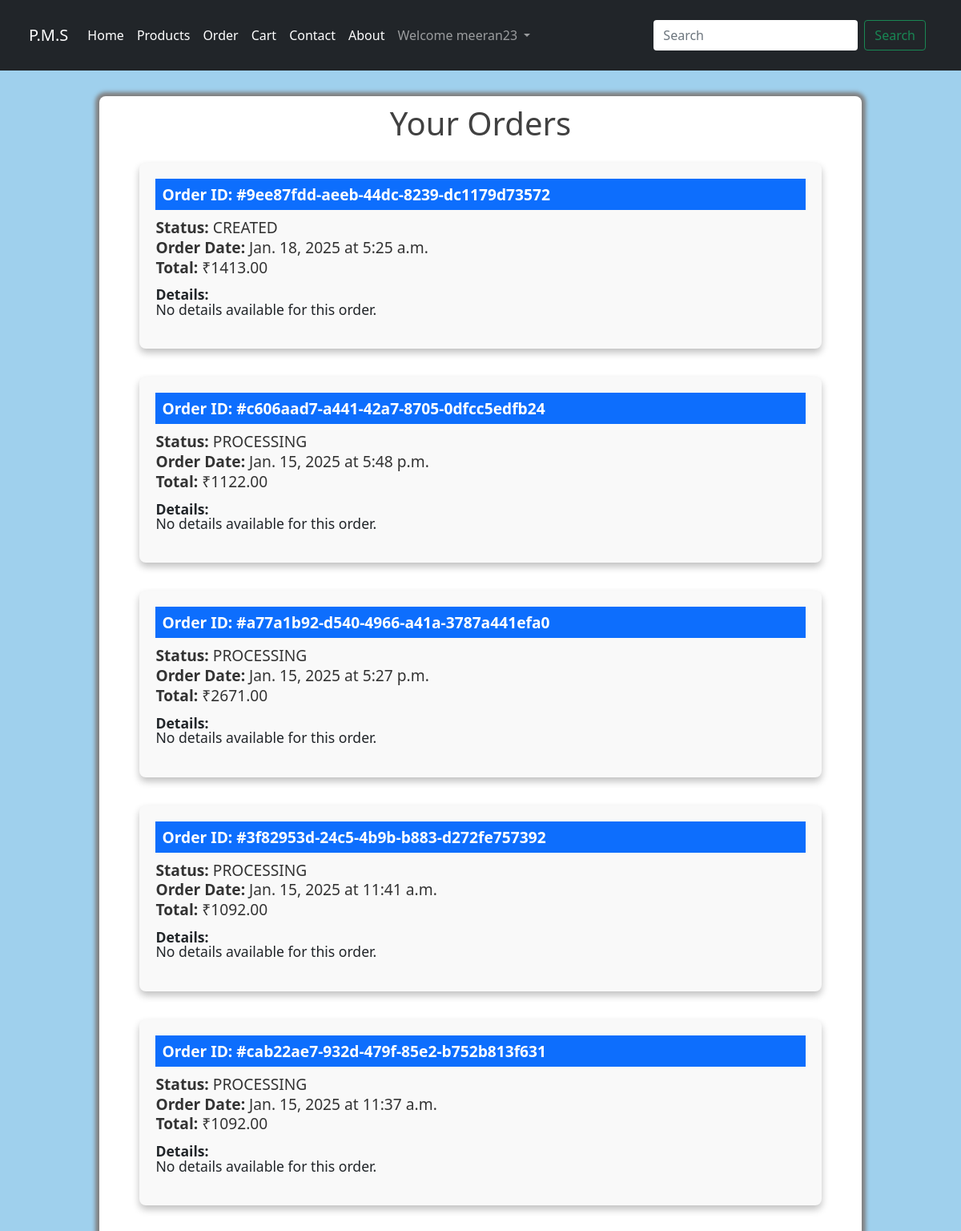
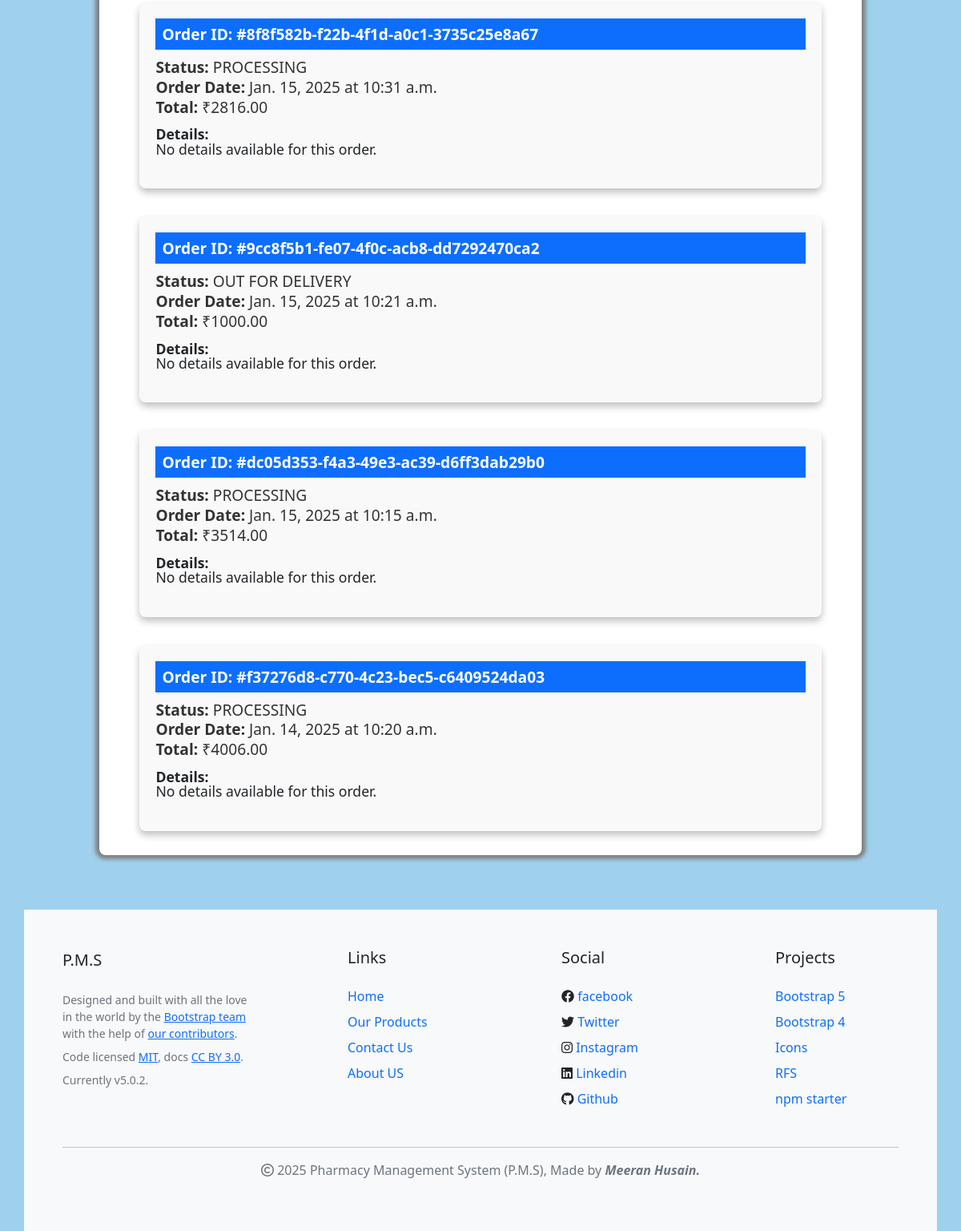
The app's page /orders/orders/ (signed in) with its own data (2 pictures, top to bottom).
### orders/models.py (models this page shows, shortened)
class Order(models.Model):
    order_uuid = models.UUIDField(default=uuid.uuid4,editable=False,unique=True)
    user = models.ForeignKey(User,on_delete=models.CASCADE)
    customer = models.ForeignKey(Customer,on_delete=models.CASCADE,null=True, blank=True)
    status = models.CharField(choices=STATUS_CHOICE,default='PENDING',max_length=20)
    order_on = models.DateField(auto_now_add=True)
    order_time = models.TimeField(default=now)  # Use timezone.now to capture current time
    last_update = models.DateTimeField(auto_now=True)
    total = models.DecimalField(max_digits=12,decimal_places=2)
    shipping_address = models.ForeignKey(Address,on_delete=models.CASCADE,blank=True)
    shipping_charges = models.CharField(choices=DELIVERY_TYPE,default='STD',max_length=3)
    class Meta:
        ordering = ["total"]

### orders/views.py (the view)
# urls.py: path('orders/',views.user_orders,name='orders')
@login_required
def user_orders(request):
    orders = Order.objects.filter(user=request.user).order_by('-order_on','-order_time')
    context = {
        'orders': orders
    }
    return render(request, 'order/order.html', context)

### orders/templates/order/order.html (shortened to what this page needs)
{% extends 'base.html' %}
{% load static %}
{% block body %}
<head>
</head>
<div class="order-page-container">
  <div class="order-container">
    <div class="order-box mt-5 ">
      <h2>Your Orders</h2>
      {% if orders %}
        <div class="orders-list">
          {% for order in orders %}
            <div class="order-card">
              <h3 class="p-2 bg-primary text-white">Order ID: #{{ order.order_uuid }}</h3>
              <p style="margin-bottom: -4px;"><span class="fw-bold">Status: </span>{{ order.get_status_display }}</p>
              <p style="margin-bottom: -4px;"><span class="fw-bold">Order Date: </span>{{ order.order_on }} at {{ order.order_time }}</p>
              <p style="margin-bottom: 6px;"><span class="fw-bold">Total: </span>₹{{ order.total }}</p>
              <ul>
                <li style="margin-bottom: -8px;"><span class="fw-bold">Details:</span></li>
                {% for detail in order.orderdetails_set.all %}
                  <li style="margin-bottom: -5px;" class="fw-normal">{{ detail.product.name }} - {{ detail.quantity }} × ₹{{ detail.price }}</li>
                {% empty %}
                  <li>No details available for this order.</li>
                {% endfor %}
              </ul>
            </div>
          {% endfor %}
        </div>
      {% else %}
        <h1 style="font-size: 2rem;text-align: center;">You have no orders yet.</h1>
      {% endif %}
    </div>
  </div>
</div>
{% endblock %}

### templates/base.html (shortened to what this page needs)
{% load static %}
<!DOCTYPE html>
<html lang="en">
  <head>
    <link
      href="https://cdn.jsdelivr.net/npm/bootstrap@5.0.2/dist/css/bootstrap.min.css"
      rel="stylesheet"
    />
    <link rel="stylesheet" href="{% static 'css/style.css' %}" />
    <link
      rel="stylesheet"
      href="https://cdnjs.cloudflare.com/ajax/libs/font-awesome/6.1.1/css/all.min.css"
    />
  </head>
  <body>
    <nav class="navbar navbar-expand-lg navbar-dark bg-dark p-4">
      <div class="container-fluid">
        <a class="navbar-brand" href="/">P.M.S</a>
        <div class="collapse navbar-collapse" id="navbarSupportedContent">
          <ul class="navbar-nav me-auto mb-2 mb-lg-0">
            <li class="nav-item">
              <a class="nav-link active" aria-current="page" href="/">Home</a>
            </li>
            <li class="nav-item">
              <a class="nav-link active" aria-current="page" href="{% url 'all_products' %}"
                >Products</a
              >
            </li>
            <li class="nav-item">
              <a class="nav-link active" aria-current="page" href="{% url 'orders' %}"
                >Order</a
              >
            </li>
            <li class="nav-item">
              <a class="nav-link active" aria-current="page" href="/carts/cart/"
                >Cart</a
              >
            </li>
            <li class="nav-item">
              <a class="nav-link active" href="{% url 'contact' %}">Contact</a>
            </li>
            <li class="nav-item">
              <a class="nav-link active" href="{% url 'about' %}">About</a>
            </li>
            {% if request.user.is_authenticated %}
            <li class="nav-item dropdown">
              <a
                class="nav-link dropdown-toggle"
                href="#"
                id="navbarDropdown"
                role="button"
                data-bs-toggle="dropdown"
                aria-expanded="false"
              >
                Welcome {{ user.username }}
              </a>
            </li>
            {% endif %}
          </ul>
          <form action="{% url 'search_product' %}" method="get" class="d-flex">
            <input type="text" name="q" class="form-control border-0" placeholder="Search" value="{{ query|default:'' }}">
            <button class="btn btn-outline-success mx-2" type="submit">
              Search
            </button>
          </form>
        </div>
      </div>
    </nav>
    {% block body %}
    {% endblock body %}
    <br /><br />
    <div class="container py-5 bg-light p-5">
      <div class="row">
        <div class="col-lg-3 mb-3">
          <a
            class="d-inline-flex align-items-center mb-4 link-dark text-decoration-none"
            href="/"
            aria-label="Bootstrap"
          >
            <span class="fs-5">P.M.S</span>
          </a>
          <ul class="list-unstyled small text-muted">
            <li class="mb-2">
              Designed and built with all the love in the world by the
              <a href="/docs/5.0/about/team/">Bootstrap team</a> with the help
              of
              <a href="https://github.com/twbs/bootstrap/graphs/contributors"
                >our contributors</a
              >.
            </li>
            <li class="mb-2">
              Code licensed
              <a
                href="https://github.com/twbs/bootstrap/blob/main/LICENSE"
                target="_blank"
                rel="license noopener"
                >MIT</a
              >, docs
              <a
                href="https://creativecommons.org/licenses/by/3.0/"
                target="_blank"
                rel="license noopener"
                >CC BY 3.0</a
              >.
            </li>
            <li class="mb-2">Currently v5.0.2.</li>
          </ul>
        </div>
        <div class="col-6 col-lg-3 offset-lg-1 mb-3">
          <h5 class="mb-4">Links</h5>
          <ul class="list-unstyled">
            <li class="mb-2"><a href="/" class="text-decoration-none">Home</a></li>
            <li class="mb-2"><a href="{% url 'all_products' %}" class="text-decoration-none">Our Products</a></li>
            <li class="mb-2"><a href="{% url 'contact' %}" class="text-decoration-none">Contact Us</a></li>
            <li class="mb-2"><a href="{% url 'about' %}" class="text-decoration-none">About US</a></li>
          </ul>
        </div>
        <div class="col-6 col-lg-3 mb-3">
          <h5 class="mb-4">Social</h5>
          <ul class="list-unstyled">
            <li class="mb-2">
              <i class="fa-brands fa-facebook"></i>
              <a href="https://www.facebook.com/" class="text-decoration-none" target="_blank">facebook</a>
            </li>
            <li class="mb-2">
              <i class="fa-brands fa-twitter"></i>
              <a href="https://Twitter.com/" class="text-decoration-none" target="_blank">Twitter</a>
            </li>
            <li class="mb-2">
              <i class="fa-brands fa-instagram"></i>
              <a href="https://Instagram.com/" class="text-decoration-none" target="_blank">Instagram</a>
            </li>
            <li class="mb-2">
              <i class="fa-brands fa-linkedin"></i>
              <a href="https://Linkedin.com/" class="text-decoration-none" target="_blank">Linkedin</a>
            </li>
            <li class="mb-2">
              <i class="fa-brands fa-github"></i>
              <a href="https://github.com/" class="text-decoration-none" target="_blank">Github</a>
            </li>
          </ul>
        </div>
        <div class="col-6 col-lg-2 mb-3">
          <h5 class="mb-4">Projects</h5>
          <ul class="list-unstyled">
            <li class="mb-2">
              <a href="https://github.com/twbs/bootstrap" class="text-decoration-none">Bootstrap 5</a>
            </li>
            <li class="mb-2">
              <a href="https://github.com/twbs/bootstrap/tree/v4-dev" class="text-decoration-none">Bootstrap 4</a
              >
            </li>
            <li class="mb-2">
              <a href="https://github.com/twbs/icons" class="text-decoration-none">Icons</a>
            </li>
            <li class="mb-2"><a href="https://github.com/twbs/rfs" class="text-decoration-none">RFS</a></li>
            <li class="mb-2">
              <a href="https://github.com/twbs/bootstrap-npm-starter" class="text-decoration-none">npm starter</a
              >
            </li>
          </ul>
        </div>
      </div>
      <hr>
      <p class="text-center text-muted"><i class="fa-regular fa-copyright"></i> 2025 Pharmacy Management System (P.M.S), Made by <span class="fw-bold fst-italic">Meeran Husain. </span></p>
    </div>
  </body>
</html>

### orders/templates/order/order.html (style rules this page uses)
body { background-color: rgb(159, 208, 237); }
.order-page-container { margin-top: -3% }
.order-container { width: 100%; margin-top: 0; margin: 0 auto; padding: 20px; }
.order-box { background: white; border-radius: 8px; box-shadow: 0px 0px 5px 5px rgb(128, 127, 127); margin-bottom: 30px; padding: 10px 50px; margin: 0 9%; }
.order-box h2 { font-size: 2.5rem; color: #414141;; margin-bottom: 25px; text-align: center; }
.orders-list { display: flex; flex-direction: column; gap: 15px; }
.order-card { background: #f9f9f9; padding: 20px; margin-bottom: 20px; border-radius: 8px; box-shadow: 0 5px 10px rgb(192, 192, 192); }
.order-card h3 { font-size: 1.2rem; font-weight: bold; color: #2631c6; }
.order-card p { font-size: 1.2rem; color: #333; }
.order-card ul { list-style: none; padding: 0; }
.order-card ul li { font-size: 1.1rem; margin-bottom: 8px; }

### records on screen
Order: order_uuid "9ee87fdd-aeeb-44dc-8239-dc1179d73572", status "CREATED", order_on "Jan. 18, 2025", order_time "5:25 a.m.", total "1413.00"
Order: order_uuid "c606aad7-a441-42a7-8705-0dfcc5edfb24", status "PROCESSING", order_on "Jan. 15, 2025", order_time "5:48 p.m.", total "1122.00"
Order: order_uuid "a77a1b92-d540-4966-a41a-3787a441efa0", status "PROCESSING", order_on "Jan. 15, 2025", order_time "5:27 p.m.", total "2671.00"
Order: order_uuid "3f82953d-24c5-4b9b-b883-d272fe757392", status "PROCESSING", order_on "Jan. 15, 2025", order_time "11:41 a.m.", total "1092.00"
Order: order_uuid "cab22ae7-932d-479f-85e2-b752b813f631", status "PROCESSING", order_on "Jan. 15, 2025", order_time "11:37 a.m.", total "1092.00"
Order: order_uuid "8f8f582b-f22b-4f1d-a0c1-3735c25e8a67", status "PROCESSING", order_on "Jan. 15, 2025", order_time "10:31 a.m.", total "2816.00"
Order: order_uuid "9cc8f5b1-fe07-4f0c-acb8-dd7292470ca2", status "OUT FOR DELIVERY", order_on "Jan. 15, 2025", order_time "10:21 a.m.", total "1000.00"
Order: order_uuid "dc05d353-f4a3-49e3-ac39-d6ff3dab29b0", status "PROCESSING", order_on "Jan. 15, 2025", order_time "10:15 a.m.", total "3514.00"
Order: order_uuid "f37276d8-c770-4c23-bec5-c6409524da03", status "PROCESSING", order_on "Jan. 14, 2025", order_time "10:20 a.m.", total "4006.00"

### other values on screen
{{ user.username }} "meeran23"
